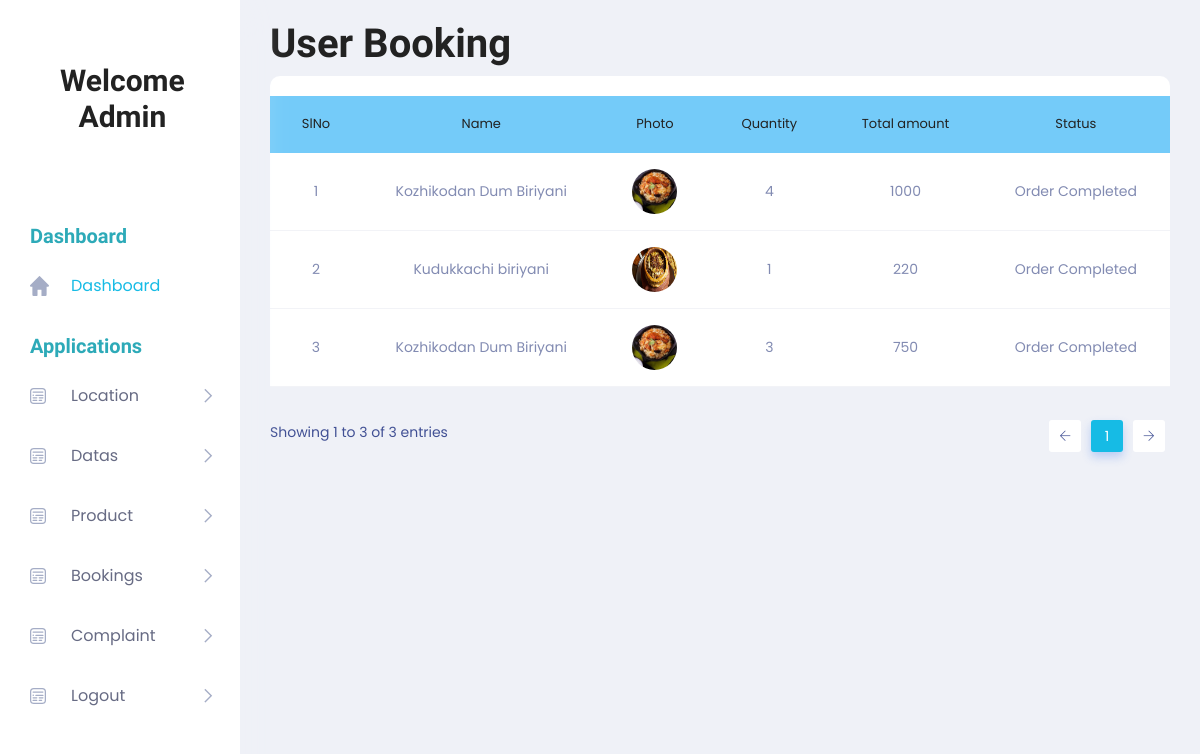
The page /Project/Admin/ViewBooking.php on the database its author committed.
### tables this page shows
CREATE TABLE `tbl_cart` (
  `cart_id` int(11) NOT NULL auto_increment,
  `cart_quantity` varchar(100) NOT NULL default '1',
  `product_id` int(11) NOT NULL,
  `booking_id` int(11) NOT NULL,
  `cart_status` int(11) NOT NULL default '0',
  PRIMARY KEY  (`cart_id`)
);

CREATE TABLE `tbl_product` (
  `product_id` int(11) NOT NULL auto_increment,
  `product_name` varchar(100) NOT NULL,
  `product_photo` varchar(100) NOT NULL,
  `product_details` varchar(100) NOT NULL,
  `product_price` int(11) NOT NULL,
  `subcategory_id` int(11) NOT NULL,
  PRIMARY KEY  (`product_id`)
);

### Project/Admin/ViewBooking.php (the view, shortened to what this page needs)
<!DOCTYPE html
  PUBLIC "-//W3C//DTD XHTML 1.0 Transitional//EN" "http://www.w3.org/TR/xhtml1/DTD/xhtml1-transitional.dtd">
<html xmlns="http://www.w3.org/1999/xhtml">
<head>
</head>
<?php
include("Head.php");
$selQry="select * from tbl_booking b inner join tbl_cart c on c.booking_id = b.booking_id inner join  tbl_product p on p.product_id = c.product_id where booking_status>0 and cart_status>0";
	$res=mysql_query($selQry);
      ?>
<body>
  <section class="main_content dashboard_part">
    <div class="main_content_iner ">
      <div class="container-fluid p-0">
        <div class="row justify-content-center">
          <div class="col-12">
            <div class="QA_section">
              <h1>User Booking</h1>
              <div class="QA_table mb_30">
                <table class="table lms_table_active">
                  <thead>
                    <tr style="background-color: #74CBF9">
                      <td align="center" scope="col">SlNo</td>
                      <td align="center" scope="col">Name</td>
                      <td align="center" scope="col">Photo</td>
                      <td align="center" scope="col">Quantity</td>
                      <td align="center" scope="col">Total amount</td>
                      <td align="center" scope="col">Status</td>
                    </tr>
                  </thead>
                  <tbody>
                  <?php
	  $i=0;
	while($row=mysql_fetch_array($res))
	{
		$quantity=$row["cart_quantity"];
		$price=$row["product_price"];
		$totalamount=$quantity*$price;
		$i++;
  ?>
                    <tr>
	<td align="center" ><?php echo $i;?></td>
    <td align="center" ><?php echo $row["product_name"];?></td>
    <td align="center" ><img src="../Assets/Files/Products/<?php echo $row["product_photo"];?>" width="47" /></td>
    <td align="center" ><?php echo $row["cart_quantity"];?></td>
    <td align="center" ><?php echo  "$totalamount";?></td>
	<td align="center" >
  <?php
                            if($row['cart_status']=="1")
                            {
                              ?>
                               Order Placed / <a href="ViewBooking.php?pid=<?php echo $row["cart_id"]?>&sts=2" class="status_btn">Process</a>
                              <?php
                            }
                            else if($row['cart_status']=="2")
                            {
                              ?>
                               Order Processing / <a href="ViewBooking.php?pid=<?php echo $row["cart_id"]?>&sts=3" class="status_btn">Process Completed</a>
                              <?php
                            }
                            else if($row['cart_status']=="3")
                            {
                              ?>
                               Order Ready To Deliver / <a href="ViewBooking.php?pid=<?php echo $row["cart_id"]?>&sts=4" class="status_btn">Order Delivered</a>
                              <?php
                            }
                            else if($row['cart_status']=="4")
                            {
                              echo "Order Completed";
                            }
                        ?>
                    </td>
       </tr>
                    <?php                     }
                                            ?>
                  </tbody>
                </table>
              </div>
            </div>
          </div>
        </div>
      </div>
    </div>
  </section>
</body>
<?php
		include('Foot.php');
		?>
</html>

### Project/Admin/Head.php (shortened to what this page needs)
<!DOCTYPE html>
<html lang="zxx">
    <head>
        <link rel="stylesheet" href="../Assets/Template/Admin/css/bootstrap.min.css" />
        <link rel="stylesheet" href="../Assets/Template/Admin/vendors/themefy_icon/themify-icons.css" />
        <link rel="stylesheet" href="../Assets/Template/Admin/vendors/swiper_slider/css/swiper.min.css" />
        <link rel="stylesheet" href="../Assets/Template/Admin/vendors/select2/css/select2.min.css" />
        <link rel="stylesheet" href="../Assets/Template/Admin/vendors/niceselect/css/nice-select.css" />
        <link rel="stylesheet" href="../Assets/Template/Admin/vendors/owl_carousel/css/owl.carousel.css" />
        <link rel="stylesheet" href="../Assets/Template/Admin/vendors/gijgo/gijgo.min.css" />
        <link rel="stylesheet" href="../Assets/Template/Admin/vendors/font_awesome/css/all.min.css" />
        <link rel="stylesheet" href="../Assets/Template/Admin/vendors/tagsinput/tagsinput.css" />
        <link rel="stylesheet" href="../Assets/Template/Admin/vendors/datatable/css/jquery.dataTables.min.css" />
        <link rel="stylesheet" href="../Assets/Template/Admin/vendors/datatable/css/responsive.dataTables.min.css" />
        <link rel="stylesheet" href="../Assets/Template/Admin/vendors/datatable/css/buttons.dataTables.min.css" />
        <link rel="stylesheet" href="../Assets/Template/Admin/vendors/text_editor/summernote-bs4.css" />
        <link rel="stylesheet" href="../Assets/Template/Admin/vendors/morris/morris.css">
        <link rel="stylesheet" href="../Assets/Template/Admin/vendors/material_icon/material-icons.css" />
        <link rel="stylesheet" href="../Assets/Template/Admin/css/metisMenu.css">
        <link rel="stylesheet" href="../Assets/Template/Admin/css/style.css" />
        <link rel="stylesheet" href="../Assets/Template/Admin/css/colors/default.css" id="colorSkinCSS">
    </head>
    <body class="crm_body_bg">
        <nav class="sidebar">
            <div class="logo d-flex justify-content-between">
                <a href="HomePage.php"><h2 align="center">Welcome<br>Admin<br><?php echo $_SESSION["aname"]?></h2></a>
            </div>
            <ul id="sidebar_menu">
                <li class="side_menu_title">
                    <span>Dashboard</span>
                </li>
                <li class="mm-active">
                    <a  href="HomePage.php"  aria-expanded="false">
                        <img src="../Assets/Template/Admin/img/menu-icon/1.svg" alt="">
                        <span>Dashboard</span>
                    </a>
                </li>
                <li class="side_menu_title">
                    <span>Applications</span>
                </li>
                <li class="">
                    <a   class="has-arrow" href="javascript:void(0)" aria-expanded="false">
                        <img src="../Assets/Template/Admin/img/menu-icon/2.svg" alt="">
                        <span>Location</span>
                    </a>
                </li>
                <li class="">
                    <a   class="has-arrow" href="javascript:void(0)" aria-expanded="false">
                        <img src="../Assets/Template/Admin/img/menu-icon/2.svg" alt="">
                        <span>Datas</span>
                    </a>
                </li>
                <li class="">
                        <a   class="has-arrow" href="Product.php" aria-expanded="false">
                            <img src="../Assets/Template/Admin/img/menu-icon/2.svg" alt="">
                            <span>Product</span>
                        </a>
                   </li>
                   <li class="">
                        <a   class="has-arrow" href="ViewBooking.php" aria-expanded="false">
                            <img src="../Assets/Template/Admin/img/menu-icon/2.svg" alt="">
                            <span>Bookings</span>
                        </a>
                   </li>
                <li class="">
                        <a   class="has-arrow" href="ViewComplaint.php" aria-expanded="false">
                            <img src="../Assets/Template/Admin/img/menu-icon/2.svg" alt="">
                            <span>Complaint</span>
                        </a>
                   </li>
                   <li class="">
                        <a   class="has-arrow" href="../Guest/Login.php" aria-expanded="false">
                            <img src="../Assets/Template/Admin/img/menu-icon/2.svg" alt="">
                            <span>Logout</span>
                        </a>
                   </li>
            </ul>
        </nav>

### Project/Admin/Foot.php (shortened to what this page needs)
    </body>
</html>

### Project/Assets/Template/Admin/css/metisMenu.css (style rules this page uses)
.metismenu .has-arrow { position: relative; }
.metismenu .has-arrow::after { position: absolute; content: ''; transform: rotate(-90deg) translate(0, -50%); transform-origin: top; top: 50%; transition: all .3s ease-out; right: 40px; content: "\e64b"; font-family: 'themify'; color: #A5ADC6; font-weight: 600; font-size: 14px; }

### rows shown on the page
tbl_cart: product.product_name "Kozhikodan Dum Biriyani", product.product_photo (picture), cart_quantity "4", cart_quantity.product_price "1000", cart_status "Order Completed"
tbl_cart: product.product_name "Kudukkachi biriyani", product.product_photo (picture), cart_quantity "1", product.product_price "220", cart_status "Order Completed"
tbl_cart: product.product_name "Kozhikodan Dum Biriyani", product.product_photo (picture), cart_quantity "3", cart_quantity.product_price "750", cart_status "Order Completed"
